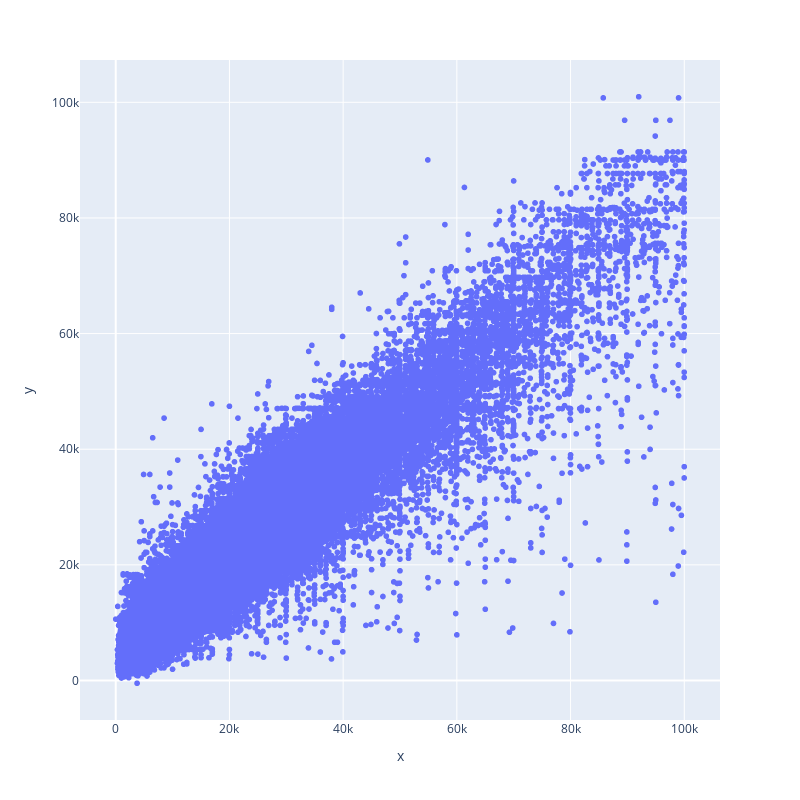

Write notebook code for a chart like this one.
### Code cell
# plot the predicted value comparing to the actual values:
fig = px.scatter(x = y_test, y= y_pred, width= 800, height=800)
fig.show()

### Figure 1 — Plotly figure (JSON) as saved in the notebook; plotly's stock layout.template omitted (floating-point values rounded to 4 significant figures; data arrays with more than 128 entries replaced by an {"elided": "..."} marker saying what was removed)
{"data": [{"hovertemplate": "x=%{x}<br>y=%{y}<extra></extra>", "legendgroup": "", "marker": {"color": "#636efa", "symbol": "circle"}, "mode": "markers", "name": "", "showlegend": false, "type": "scattergl", "x": {"elided": "63995 int values"}, "xaxis": "x", "y": {"elided": "63995 float values"}, "yaxis": "y"}], "layout": {"height": 800, "legend": {"tracegroupgap": 0}, "margin": {"t": 60}, "width": 800, "xaxis": {"anchor": "y", "domain": [0, 1], "title": {"text": "x"}}, "yaxis": {"anchor": "x", "domain": [0, 1], "title": {"text": "y"}}}}
